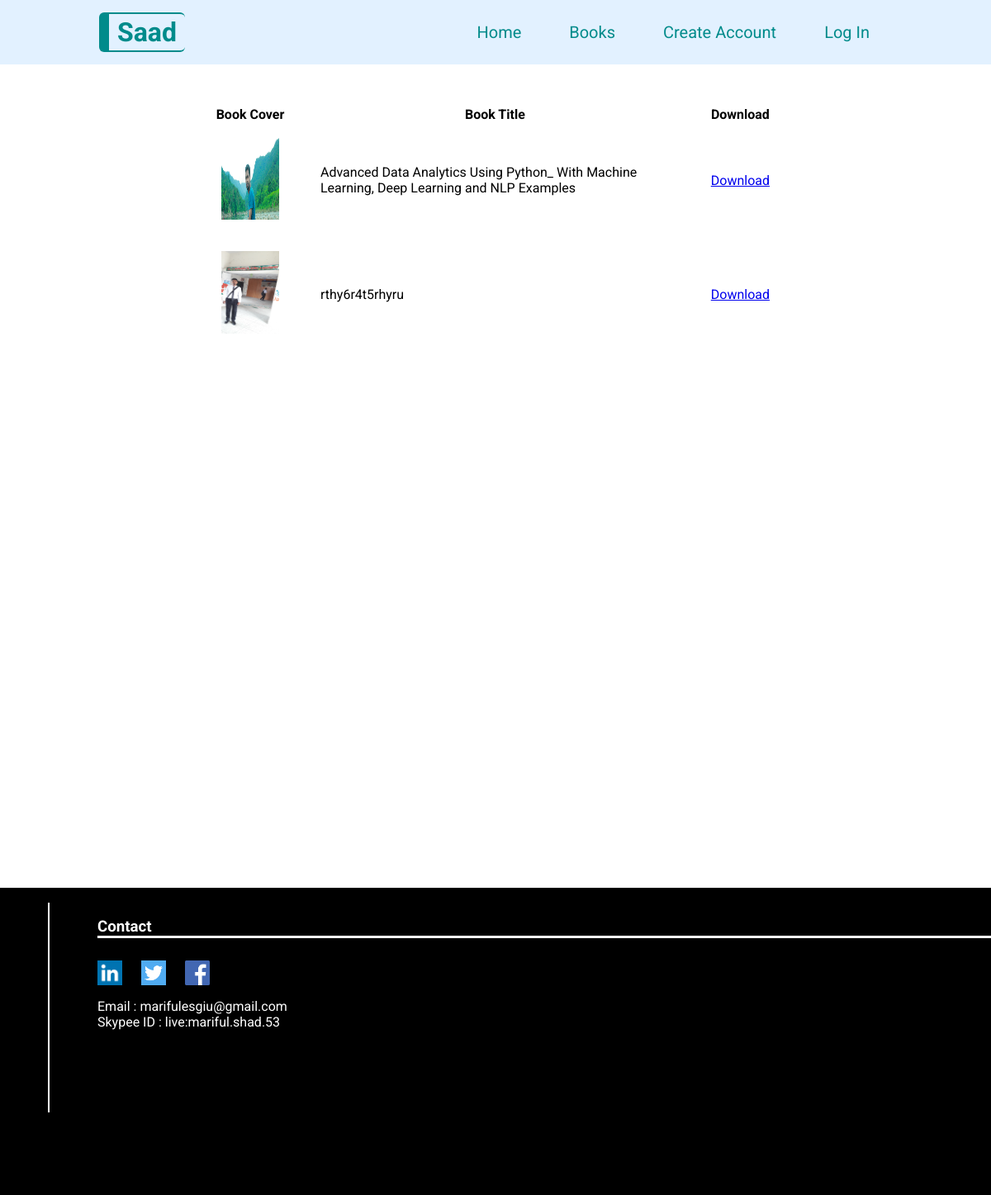
The page /books/ on the database its author committed.
### home/models.py (models this page shows)
class Book(models.Model):
    bookcover = models.ImageField(upload_to='media')
    bookfile = models.FileField(upload_to='media')
    booktitle = models.CharField(max_length=500)

### home/views.py (the view)
# urls.py: path('books/', views.book, name='book'),
def book(request):
    context = {'files': Book.objects.all()}
    return render(request, 'books.html', context)

### templates/books.html
{% extends 'index.html' %}
{% block content %}
<table class="bk-tb">
  <tr>
    <th>Book Cover</th>
    <th>Book Title</th>
    <th>Download</th>
  </tr>
  <tr>
     {% for file in files %}
    <td>
        <img src="{{ file.bookcover.url }}" height="100"width="70">
    </td>
    <td>
        {{ file.booktitle }}
    </td>
    <td>
        <a href="{{ file.bookfile.url }}"
           download="{{ file.bookfile.url }}">Download</a>
    </td>
  </tr>
    {% endfor %}
</table>
{% endblock %}

### static/index.css (style rules this page uses)
* { margin: 0; padding: 0; font-family: 'Roboto', sans-serif; }

### static/books.css (style rules this page uses)
.bk-tb { padding: 49px 242px; }
td { padding: 16px 24px; text-decoration: none; }

### rows shown on the page
Book: bookcover (picture), booktitle "Advanced Data Analytics Using Python_ With Machine Learning, Deep Learning and NLP Examples"
Book: bookcover (picture), booktitle "rthy6r4t5rhyru"
